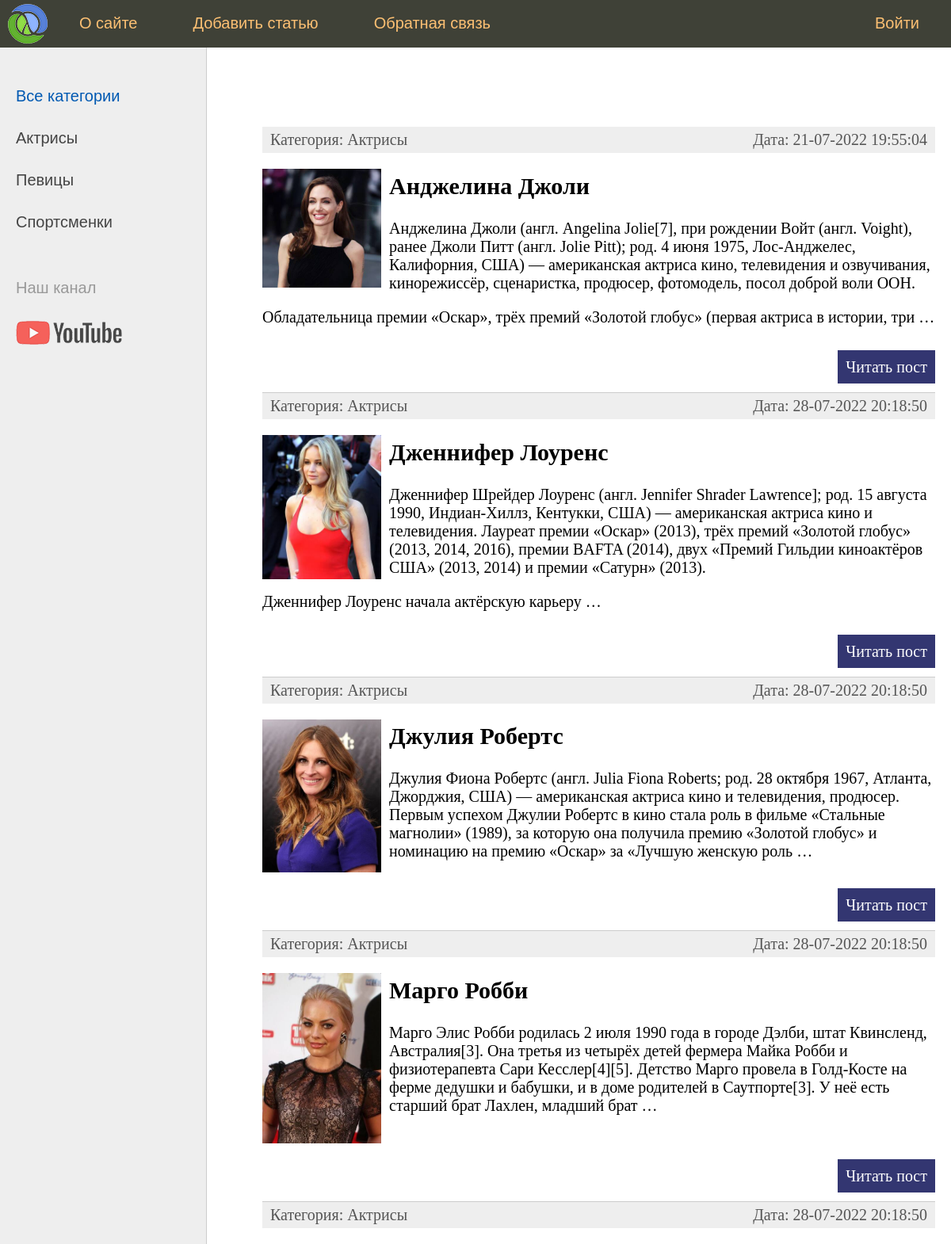
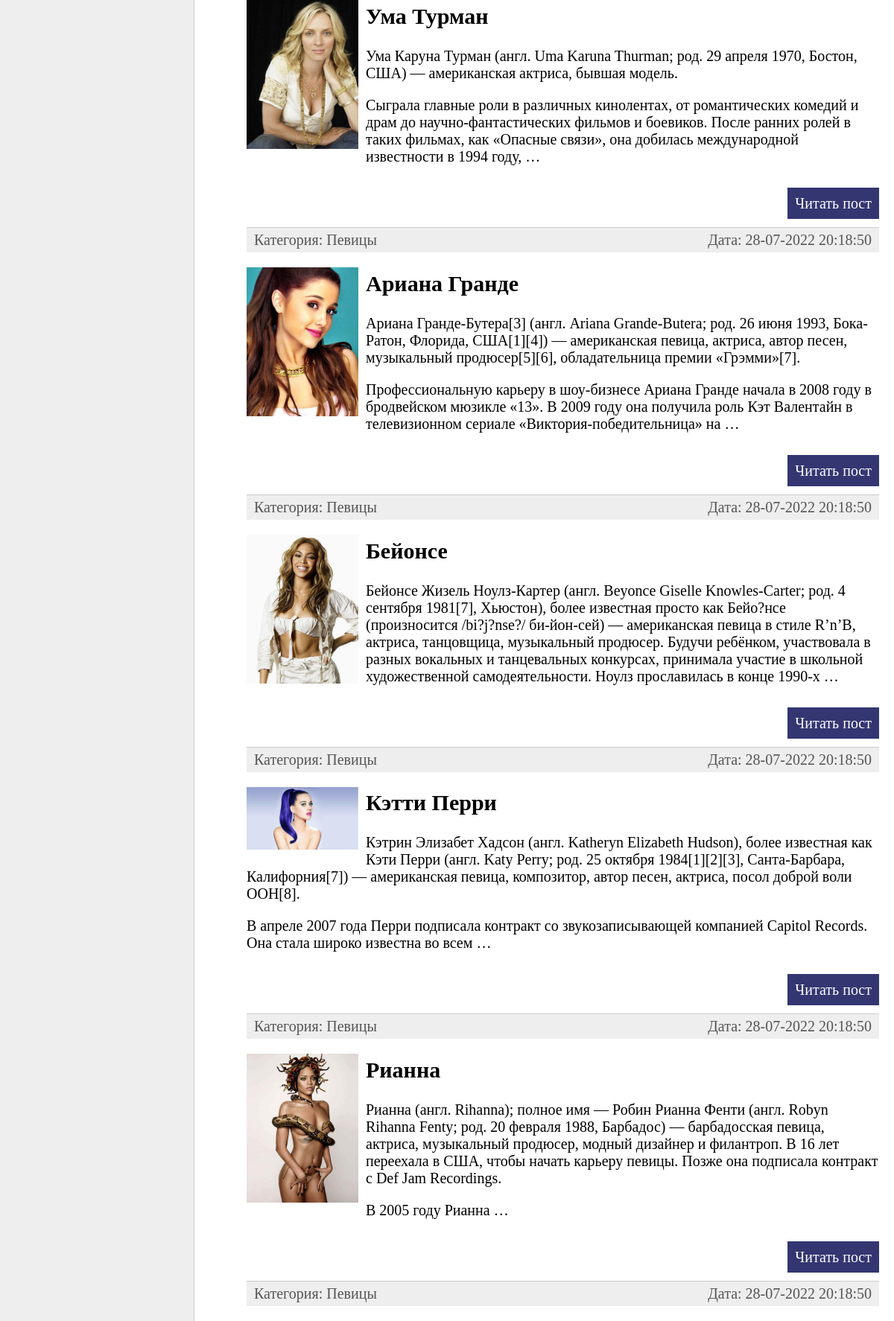
The page / (upper part) on the database its author committed (2 pictures, top to bottom).
### women/models.py (models this page shows, shortened)
class Category(models.Model):
    name = models.CharField(max_length=100, db_index=True, verbose_name='Категория')
    slug = models.SlugField(max_length=255, unique=True, db_index=True, verbose_name="URL")
    def __str__(self):
        return self.name
    def get_absolute_url(self):
        return reverse('category', kwargs={'cat_slug': self.slug})
    class Meta:
        verbose_name = 'Категория'
        verbose_name_plural = 'Категории'
        ordering = ['id']

class Women(models.Model):
    title = models.CharField(max_length=255, verbose_name='Заголовок')
    slug = models.SlugField(max_length=255, unique=True, db_index=True, verbose_name="URL")
    content = models.TextField(blank=True, verbose_name='Текст статьи')
    photo = models.ImageField(upload_to="photos/%Y/%m/%d", verbose_name='Фото')
    time_create = models.DateTimeField(auto_now_add=True, verbose_name='Время создания')
    time_update = models.DateTimeField(auto_now=True, verbose_name='Время изменения')
    is_published = models.BooleanField(default=True, verbose_name='Публикация')
    cat = models.ForeignKey('Category', on_delete=models.PROTECT, verbose_name='Категории')
    def get_absolute_url(self):
        return reverse('post', kwargs={'post_slug': self.slug})
    class Meta:
        verbose_name = 'Известные женщины'
        verbose_name_plural = 'Известные женщины'

### women/views.py (the view)
# urls.py: path('', WomenHome.as_view(), name='home'),
class WomenHome(ListView):
    model = Women
    template_name = 'women/index.html'
    context_object_name = 'posts'
    def get_context_data(self, *, object_list=None, **kwargs):
        context = super().get_context_data(**kwargs)
        context['menu'] = menu
        context['title'] = 'Главная страница'
        context['cat_selected'] = 0
        return context
    def get_queryset(self):
        return Women.objects.filter(is_published=True)

### women/templatetags/women_tags.py (called while the page is built)
@register.inclusion_tag('women/list_categories.html')
def show_categories(sort=None, cat_selected=0):
    if not sort:
        cats = Category.objects.all()
    else:
        cats = Category.objects.order_by(sort)
    return {"cats": cats, "cat_selected": cat_selected}

### women/templates/women/index.html (shortened to what this page needs)
{% extends 'women/base.html' %}
{% block content %}
<ul class="list-articles">
	{% for p in posts %}
			<li><div class="article-panel">
	<p class="first">Категория: {{p.cat}}</p>
	<p class="last">Дата: {{p.time_update|date:"d-m-Y H:i:s"}}</p>
			</div>
{% if p.photo %}
	<p><img class="img-article-left thumb" src="{{ p.photo.url }}"></p>
{% endif %}
				<h2>{{p.title}}</h2>
	{% autoescape on %}
	{{p.content|linebreaks|truncatewords:50}}
	{% endautoescape %}
			<p class="link-read-post"><a href="{{ p.get_absolute_url }}">Читать пост</a></p>
			</li>
	{% endfor %}
</ul>
{% endblock %}

### women/templates/women/base.html (shortened to what this page needs)
{% load static %}
{% load women_tags %}
<!DOCTYPE html>
<html>
<head>
	<link type="text/css" href="{% static 'women/css/styles.css' %}" rel="stylesheet" />
</head>
<body>
<table class="table-page" border=0 cellpadding="0" cellspacing="0">
<tr><td valign=top>
{% block mainmenu %}
		<div class="header">
			<ul id="mainmenu" class="mainmenu">
			<li class="logo"><a href="{% url 'home' %}"><div class="logo"></div></a></li>
{% for m in menu %}
	{% if not forloop.last %}
			<li><a href="{% url m.url_name %}">{{m.title}}</a></li>
	{% else %}
			<li class="last"><a href="{% url m.url_name %}">{{m.title}}</a></li>
	{% endif %}
{% endfor %}
			</ul>
		</div>
{% endblock mainmenu %}
<table class="table-content" border=0 cellpadding="0" cellspacing="0">
<tr>
	<td valign="top" class="left-chapters">
	<ul id="leftchapters">
{% if cat_selected == 0 %}
		<li class="selected">Все категории</li>
{% else %}
		<li><a href="{% url 'home' %}">Все категории</a></li>
{% endif %}
{% show_categories cat_selected=cat_selected %}
		<li class="share">
		<p>Наш канал</p>
		<a class="share-yt" href="https://www.youtube.com/channel/UClJzWfGWuGJL2t-3dYKcHTA/playlists" target="_blank" rel="nofollow"></a>
		</li>
	</ul>
</td>
<td valign="top" class="content">
	<div class="content-text">
{% block content %}
{% endblock %}
	</div>
</td></tr></table>
</td></tr>
</table>
</body>
</html>

### women/templates/women/list_categories.html
{% for c in cats %}
	{% if c.pk == cat_selected %}
		<li class="selected">{{c.name}}</li>
	{% else %}
		<li><a href="{{ c.get_absolute_url }}">{{c.name}}</a></li>
	{% endif %}
{% endfor %}

### women/static/women/css/styles.css (style rules this page uses)
html, body { font-family: 'Arial'; margin: 0; padding: 0; height: 100%; width: 100%; color: #444; }
a { color: #0059b2; text-decoration: none; }
img { max-width: 600px; height: auto; }
img.img-article-left { max-width: 300px; height: auto; float: left; padding: 0 10px 10px 0; }
img.img-article-left.thumb { max-width: 150px; height: auto; }
p.link-read-post { text-align: right; }
p.link-read-post a { padding: 10px; min-width: 100px; background: #333671; color: #fff; text-decoration: none; }
div.article-panel { background: #eee; padding: 5px 10px 5px 10px; box-sizing: border-box; overflow: hidden; color: #555; }
div.article-panel p.first { margin: 0; float: left; }
div.article-panel p.last { margin: 0; float: right; }
ul.list-articles { list-style: none; margin: 0; padding: 0; }
ul.list-articles li { border-bottom: 1px solid #ccc; }
.table-page { width: 100%; height: 100%; vertical-align: top; }
.table-page tr { height: 100%; }
.header { background: #3F4137; height: 60px; }
.logo { background: url('../images/logo.png') no-repeat 10px 5px; width: 70px; height: 60px; }
ul.mainmenu { list-style: none; margin: 0; padding: 0; height: 60px; color: #fdc073; font-size: 20px; overflow: hidden; }
ul.mainmenu li { float: left; margin: 18px 40px 0 30px; }
ul.mainmenu li.logo { margin: 0; }
ul.mainmenu li.last { float: right; }
ul.mainmenu li a { color: #fdc073; text-decoration: none; }
.table-content { width: 100%; min-height: 100%; height: 100%; }
.left-chapters { margin: 0; background: #eee; border-right: 1px solid #ccc; min-height: 100%; }
.left-chapters ul { width: 230px; min-height: 100%; margin: 0; padding: 20px 10px 10px 20px; list-style: none; font-size: 20px; }
.left-chapters ul li { margin: 30px 0 0 0; color: #999; }
.left-chapters ul li.selected { color: #0059b2; }
.left-chapters ul li a { color: #444; text-decoration: none; }
.left-chapters ul li.share { margin: 60px 0 0 0; }
.left-chapters ul li.share p { margin: 30px 0 30px 0; }
.left-chapters ul li.share a { display: inline-block; width: 40px; height: 40px; margin: 0 20px 0 0; }
.left-chapters ul li.share a.share-yt { width: 100%; height: 30px; background: url('../images/share_yt.png') no-repeat 0 0 }
.content { padding: 40px 20px 20px 40px; width: 100%; box-sizing: border-box; }
.content-text { margin: 60px 0 0 30px; color: #000; font-size: 20px; font-family: Yandex Sans Display Light; }

### rows shown on the page
Category: name "Актрисы"
Category: name "Певицы"
Category: name "Спортсменки"
Women: cat "Актрисы", time_update "21-07-2022 19:55:04", photo (picture), title "Анджелина Джоли", content "Анджелина Джоли (англ. Angelina Jolie[7], при рождении Войт (англ. Voight), ранее Джоли Питт (англ. Jolie Pitt); род. 4 июня 1975, Лос-Анджелес, Калифорния, США) — американская актриса кино, телевидения и озвучивания, кинорежиссёр, сценаристка, продюсер, фотомодель, посол доброй воли ООН. Обладательница премии «Оскар», трёх премий «Золотой глобус» (первая актриса в истории, три …"
Women: cat "Актрисы", time_update "28-07-2022 20:18:50", photo (picture), title "Дженнифер Лоуренс", content "Дженнифер Шрейдер Лоуренс (англ. Jennifer Shrader Lawrence]; род. 15 августа 1990, Индиан-Хиллз, Кентукки, США) — американская актриса кино и телевидения. Лауреат премии «Оскар» (2013), трёх премий «Золотой глобус» (2013, 2014, 2016), премии BAFTA (2014), двух «Премий Гильдии киноактёров США» (2013, 2014) и премии «Сатурн» (2013). Дженнифер Лоуренс начала актёрскую карьеру …"
Women: cat "Актрисы", time_update "28-07-2022 20:18:50", photo (picture), title "Джулия Робертс", content "Джулия Фиона Робертс (англ. Julia Fiona Roberts; род. 28 октября 1967, Атланта, Джорджия, США) — американская актриса кино и телевидения, продюсер. Первым успехом Джулии Робертс в кино стала роль в фильме «Стальные магнолии» (1989), за которую она получила премию «Золотой глобус» и номинацию на премию «Оскар» за «Лучшую женскую роль …"
Women: cat "Актрисы", time_update "28-07-2022 20:18:50", photo (picture), title "Марго Робби", content "Марго Элис Робби родилась 2 июля 1990 года в городе Дэлби, штат Квинсленд, Австралия[3]. Она третья из четырёх детей фермера Майка Робби и физиотерапевта Сари Кесслер[4][5]. Детство Марго провела в Голд-Косте на ферме дедушки и бабушки, и в доме родителей в Саутпорте[3]. У неё есть старший брат Лахлен, младший брат …"
Women: cat "Актрисы", time_update "28-07-2022 20:18:50", photo (picture), title "Ума Турман", content "Ума Каруна Турман (англ. Uma Karuna Thurman; род. 29 апреля 1970, Бостон, США) — американская актриса, бывшая модель. Сыграла главные роли в различных кинолентах, от романтических комедий и драм до научно-фантастических фильмов и боевиков. После ранних ролей в таких фильмах, как «Опасные связи», она добилась международной известности в 1994 году, …"
Women: cat "Певицы", time_update "28-07-2022 20:18:50", photo (picture), title "Ариана Гранде", content "Ариана Гранде-Бутера[3] (англ. Ariana Grande-Butera; род. 26 июня 1993, Бока-Ратон, Флорида, США[1][4]) — американская певица, актриса, автор песен, музыкальный продюсер[5][6], обладательница премии «Грэмми»[7]. Профессиональную карьеру в шоу-бизнесе Ариана Гранде начала в 2008 году в бродвейском мюзикле «13». В 2009 году она получила роль Кэт Валентайн в телевизионном сериале «Виктория-победительница» на …"
Women: cat "Певицы", time_update "28-07-2022 20:18:50", photo (picture), title "Бейонсе", content "Бейонсе Жизель Ноулз-Картер (англ. Beyonce Giselle Knowles-Carter; род. 4 сентября 1981[7], Хьюстон), более известная просто как Бейо?нсе (произносится /bi?j?nse?/ би-йон-сей) — американская певица в стиле R’n’B, актриса, танцовщица, музыкальный продюсер. Будучи ребёнком, участвовала в разных вокальных и танцевальных конкурсах, принимала участие в школьной художественной самодеятельности. Ноулз прославилась в конце 1990-х …"
Women: cat "Певицы", time_update "28-07-2022 20:18:50", photo (picture), title "Кэтти Перри", content "Кэтрин Элизабет Хадсон (англ. Katheryn Elizabeth Hudson), более известная как Кэти Перри (англ. Katy Perry; род. 25 октября 1984[1][2][3], Санта-Барбара, Калифорния[7]) — американская певица, композитор, автор песен, актриса, посол доброй воли ООН[8]. В апреле 2007 года Перри подписала контракт со звукозаписывающей компанией Capitol Records. Она стала широко известна во всем …"
Women: cat "Певицы", time_update "28-07-2022 20:18:50", photo (picture), title "Рианна", content "Рианна (англ. Rihanna); полное имя — Робин Рианна Фенти (англ. Robyn Rihanna Fenty; род. 20 февраля 1988, Барбадос) — барбадосская певица, актриса, музыкальный продюсер, модный дизайнер и филантроп. В 16 лет переехала в США, чтобы начать карьеру певицы. Позже она подписала контракт с Def Jam Recordings. В 2005 году Рианна …"
Women: cat "Певицы", time_update "28-07-2022 20:18:50"

### other values the page prints
{{ m.title }} "О сайте" "Добавить статью" "Обратная связь"
{{ m.title }} "Войти"
